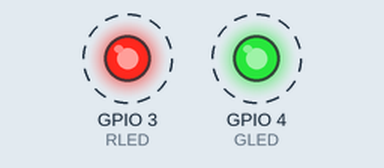
A sketch run on a simulated ESP32. Parts: output pins drawn as LEDs (lit = HIGH). Dashed ring = blinking. What the sketch prints to the serial monitor is not drawn.

Above: at 0.3 s.
Timing chart, 0 to 4.6 s (numbered marks = the images above):
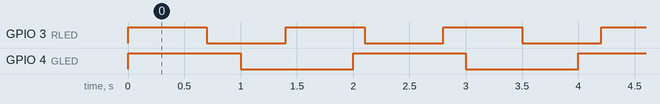

Measured:
- by itself, GPIO 3 (RLED): alternates HIGH for 0.70 s and LOW for 0.70 s
- by itself, GPIO 4 (GLED): alternates HIGH for 1.0 s and LOW for 1.0 s
- by itself, everything shown: repeats every 14.0 s, in 34 steps

The sketch:

2Task.ino
```cpp
#include "hardware.h"
#include <Arduino.h>
TaskHandle_t Task1;
TaskHandle_t Task2;

void setup() {
  Serial.begin(115200);
  pinMode(GLED, OUTPUT);
  pinMode(RLED, OUTPUT);

  //create a task that will be executed in the Task1code() function, with priority 1 and executed on core 0
  xTaskCreatePinnedToCore(
                    Task1code,   /* Task function. */
                    "Task1",     /* name of task. */
                    10000,       /* Stack size of task */
                    NULL,        /* parameter of the task */
                    1,           /* priority of the task */
                    &Task1,      /* Task handle to keep track of created task */
                    0);          /* pin task to core 0 */
  // delay(500);

  // create a task that will be executed in the Task2code() function, with priority 1 and executed on core 1
  xTaskCreatePinnedToCore(
                    Task2code,   /* Task function. */
                    "Task2",     /* name of task. */
                    10000,       /* Stack size of task */
                    NULL,        /* parameter of the task */
                    1,           /* priority of the task */
                    &Task2,      /* Task handle to keep track of created task */
                    0);          /* pin task to core 0 */
    // delay(500);
}

void loop() {

}

//Task1code: blinks an LED every 1000 ms
void Task1code( void * pvParameters ){
  Serial.print("Task1 running on core ");
  Serial.println(xPortGetCoreID());

  for(;;){
    digitalWrite(GLED, HIGH);
    delay(1000);
    digitalWrite(GLED, LOW);
    delay(1000);
    Serial.print("Task1 running on core ");
    Serial.println(xPortGetCoreID());
  }
}

//Task2code: blinks an LED every 700 ms
void Task2code( void * pvParameters ){
  Serial.print("Task2 running on core ");
  Serial.println(xPortGetCoreID());

  for(;;){
    digitalWrite(RLED, HIGH);
    delay(700);
    digitalWrite(RLED, LOW);
    delay(700);
    Serial.print("Task2 running on core ");
    Serial.println(xPortGetCoreID());
  }
}
```

hardware.h
```cpp
#define BUTTON 9 // the number of the pushbutton pin
#define OLED 18  // Orange LED
#define WLED 19  // White LED
#define RLED 3   // Red LED
#define GLED 4   // Green LED
#define BLED 5   // Blue LED
```
